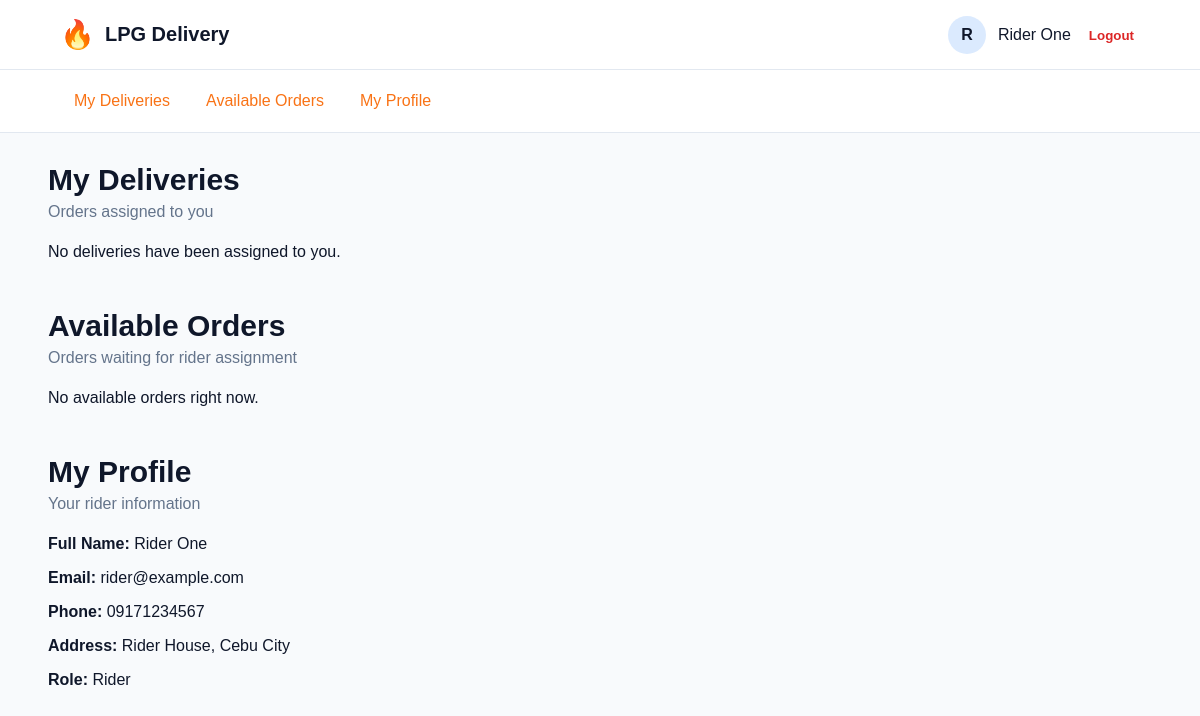
The app's page /rider_panel.php (signed in) with its own data.
### tables this page shows
CREATE TABLE IF NOT EXISTS users (
    id INT UNSIGNED AUTO_INCREMENT PRIMARY KEY,
    full_name VARCHAR(150) NOT NULL,
    phone VARCHAR(30) NOT NULL,
    address VARCHAR(255) NOT NULL,
    email VARCHAR(190) NOT NULL UNIQUE,
    password VARCHAR(255) NOT NULL,
    role ENUM('customer','admin','rider') NOT NULL DEFAULT 'customer',
    valid_id_path VARCHAR(255) NULL,
    status ENUM('active','inactive','pending') NOT NULL DEFAULT 'active',
    created_at TIMESTAMP DEFAULT CURRENT_TIMESTAMP
);

### rider_panel.php (the view, shortened to what this page needs)
<?php
require_once "config.php";
$riderId = (int) $_SESSION["user_id"];
$fullName = $_SESSION["full_name"];
$stmt = $pdo->prepare(
    "SELECT o.id, o.quantity, o.total_amount, o.payment_method, o.status,
            o.created_at, u.full_name AS customer, u.phone, u.address,
            p.name AS product, p.size
     FROM orders o
     JOIN users u ON u.id = o.customer_id
     JOIN products p ON p.id = o.product_id
     WHERE o.rider_id = ?
     ORDER BY o.created_at DESC"
);
$stmt->execute([$riderId]);
$assignments = $stmt->fetchAll();
$available = $pdo->query(
    "SELECT o.id, o.quantity, o.total_amount, o.payment_method, o.status,
            o.created_at, u.full_name AS customer, u.phone, u.address,
            p.name AS product, p.size
     FROM orders o
     JOIN users u ON u.id = o.customer_id
     JOIN products p ON p.id = o.product_id
     WHERE o.rider_id IS NULL
       AND o.status IN ('approved','ready_for_delivery')
     ORDER BY o.created_at ASC"
)->fetchAll();
$stmt = $pdo->prepare("SELECT full_name, email, phone, address FROM users WHERE id = ?");
$stmt->execute([$riderId]);
$profile = $stmt->fetch();
?>
<!DOCTYPE html>
<html lang="en">
<head>
    <link rel="stylesheet" href="styles.css">
</head>
<body>
<nav class="topnav">
    <div class="nav-brand"><div class="nav-brand-icon">🔥</div>LPG Delivery</div>
    <div class="nav-right">
        <div class="nav-user">
            <div class="nav-avatar"><?= htmlspecialchars(strtoupper(substr($fullName, 0, 1))) ?></div>
            <span><?= htmlspecialchars($fullName) ?></span>
        </div>
        <form method="POST">
            <button class="nav-logout" type="submit">Logout</button>
        </form>
    </div>
</nav>
<div class="tabs">
    <a href="#assignments">My Deliveries</a>
    <a href="#available">Available Orders</a>
    <a href="#profile">My Profile</a>
</div>
<main class="app-content">
    <section id="assignments" class="panel">
        <div class="page-title">My Deliveries</div>
        <div class="page-sub">Orders assigned to you</div>
        <?php if (!$assignments): ?>
            <p>No deliveries have been assigned to you.</p>
        <?php endif; ?>
    </section>
    <section id="available" class="panel">
        <div class="page-title">Available Orders</div>
        <div class="page-sub">Orders waiting for rider assignment</div>
        <?php if (!$available): ?>
            <p>No available orders right now.</p>
        <?php endif; ?>
    </section>
    <section id="profile" class="panel">
        <div class="page-title">My Profile</div>
        <div class="page-sub">Your rider information</div>
        <div class="profile-card">
            <p><strong>Full Name:</strong> <?= htmlspecialchars($profile["full_name"]) ?></p>
            <p><strong>Email:</strong> <?= htmlspecialchars($profile["email"]) ?></p>
            <p><strong>Phone:</strong> <?= htmlspecialchars($profile["phone"]) ?></p>
            <p><strong>Address:</strong> <?= htmlspecialchars($profile["address"]) ?></p>
            <p><strong>Role:</strong> Rider</p>
        </div>
    </section>
</main>
</body>
</html>

### styles.css (style rules this page uses)
:root { --orange: #F97316; --navy: #0F172A; --white: #FFFFFF; --light-gray: #F8FAFC; --blue: #2563EB; --green: #16A34A; --text: var(--navy); --text-muted: #64748b; --bg: var(--light-gray); --card: var(--white); --border: #e2e8f0; --shadow: 0 24px 60px rgba(15, 23, 42, 0.12); }
* { box-sizing: border-box; }
html, body { margin: 0; min-height: 100%; font-family: "DM Sans", Arial, sans-serif; background: var(--bg); color: var(--text); }
body { min-height: 100vh; }
a { color: var(--orange); text-decoration: none; }
.auth-title, .page-title { font-size: 30px; font-weight: 700; margin-bottom: 6px; }
.auth-sub, .page-sub { color: var(--text-muted); margin-bottom: 22px; }
.topnav { min-height: 70px; padding: 14px 5%; display: flex; align-items: center; justify-content: space-between; background: white; border-bottom: 1px solid var(--border); }
.nav-brand { display: flex; align-items: center; gap: 10px; font-weight: 800; font-size: 20px; }
.nav-brand-icon { font-size: 28px; }
.nav-right, .nav-user { display: flex; align-items: center; gap: 12px; }
.nav-avatar { width: 38px; height: 38px; display: grid; place-items: center; border-radius: 50%; background: #dbeafe; font-weight: 800; }
.nav-logout { border: 0; background: transparent; color: #dc2626; cursor: pointer; font-weight: 700; }
.tabs { display: flex; gap: 8px; padding: 12px 5%; background: white; border-bottom: 1px solid var(--border); overflow-x: auto; }
.tabs a { padding: 10px 14px; border-radius: 9px; white-space: nowrap; }
.app-content { width: min(1200px, 92%); margin: 30px auto; }
.panel { margin-bottom: 48px; }

### records on screen
users: full_name "Rider One", email "rider@example.com", phone "09171234567", address "Rider House, Cebu City"

### other values on screen
substr($fullName, 0, 1) "R"
$fullName "Rider One"
